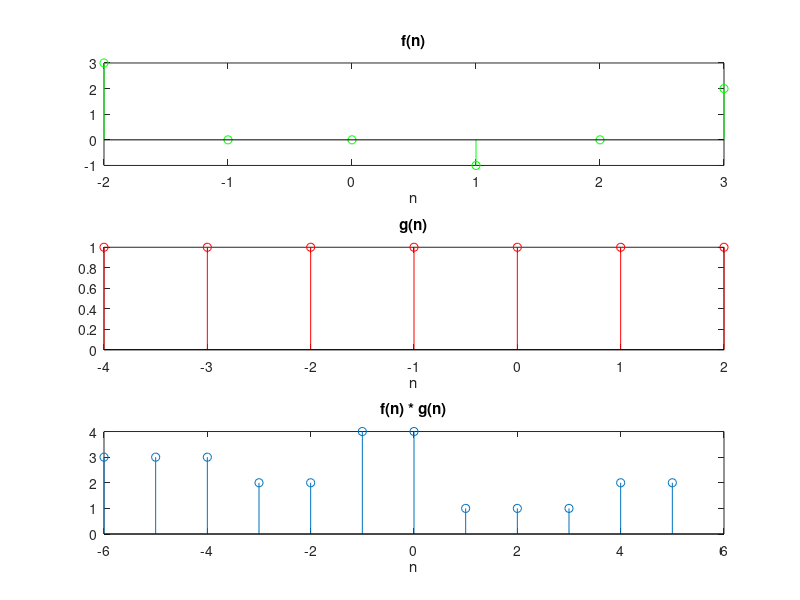

Write MATLAB code to recreate this figure.
n = -2 : 3;
f = 3 * (n == -2) - (n == 1) + 2 * (n == 3);
m = -4 : 2;
g = (m >= -4) - (m >= 3);
k = -6 : 5;
con = conv(f, g);
s(1) = subplot(3,1,1);
s(2) = subplot(3,1,2);
s(3) = subplot(3,1,3);
stem(s(1), n, f, 'g')
xlabel(s(1), 'n')
title(s(1), 'f(n)')
stem(s(2), m, g, 'r')
xlabel(s(2), 'n')
title(s(2), 'g(n)')
stem(s(3), k, con)
xlabel(s(3), 'n')
title(s(3), 'f(n) * g(n)')